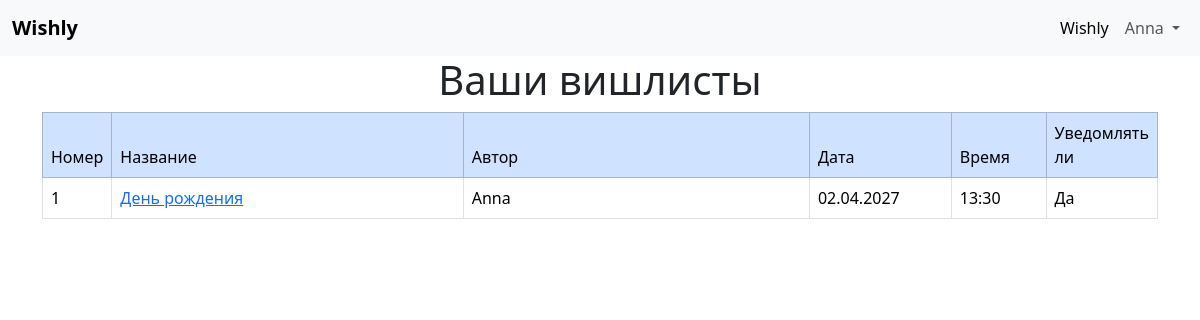
Page / (signed in) on the earlier database version.
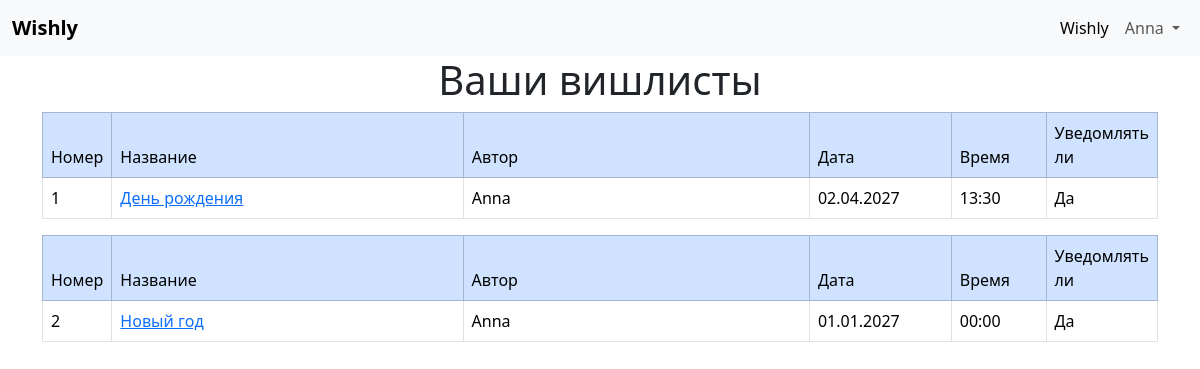
Same page on the later database version.
### data/users.py (models this page shows, shortened)
class User(SqlAlchemyBase, UserMixin, SerializerMixin):
    __tablename__ = 'users'
    id = sqlalchemy.Column(sqlalchemy.Integer,
                           primary_key=True, autoincrement=True)
    username = sqlalchemy.Column(sqlalchemy.String, unique=True, nullable=True)
    email = sqlalchemy.Column(sqlalchemy.String,
                              index=True, unique=True, nullable=True)
    hashed_password = sqlalchemy.Column(sqlalchemy.String, nullable=True)
    modified_date = sqlalchemy.Column(sqlalchemy.DateTime,
                                      default=date.today())
    lists = orm.relationship("Lists", back_populates='user')

### data/lists.py (models this page shows, shortened)
class Lists(SqlAlchemyBase, SerializerMixin):
    __tablename__ = 'lists'
    id = sqlalchemy.Column(sqlalchemy.Integer,
                           primary_key=True, autoincrement=True)
    feast = sqlalchemy.Column(sqlalchemy.String, nullable=True)
    date = sqlalchemy.Column(sqlalchemy.Date,
                                   default=datetime.date.today, nullable=True)
    time = sqlalchemy.Column(sqlalchemy.Time,
                             default=datetime.time(hour=13, minute=30), nullable=True)
    notification = sqlalchemy.Column(sqlalchemy.Boolean, default=True)
    user_id = sqlalchemy.Column(sqlalchemy.Integer, sqlalchemy.ForeignKey('users.id'))
    token = sqlalchemy.Column(sqlalchemy.String, unique=True, nullable=True)
    user = orm.relationship('User')

### main.py (the view)
@application.route('/')
def index():
    db_sess = db_session.create_session()
    lst = []
    names = []
    aut = False
    if current_user.is_authenticated:
        sub_lists = db_sess.query(Lists).join(
            ListSub, Lists.id == ListSub.list_id).filter(ListSub.user_id == current_user.id).all()
        lists = db_sess.query(Lists).filter(Lists.user_id == current_user.id).all()
        lst = sub_lists + lists
        users = db_sess.query(User).all()
        names = {item.id: f'{item.username}' for item in users}
        aut = True
    return render_template('index.html', lists=lst, names=names, aut=aut)

### data/db_session.py (called while the page is built)
def create_session() -> Session:
    global __factory
    return __factory()

### main.py (called while the page is built)
@login_manager.user_loader
def load_user(user_id):
    db_sess = db_session.create_session()
    return db_sess.query(User).get(user_id)

### templates/index.html (shortened to what this page needs)
{% extends "base.html" %}
{% block content %}
<h1 class="text-center">Ваши вишлисты</h1>
{% if lists %}
    {% for item in lists %}
    <div class="table_container">
        <table class="table table-bordered">
            <thead class="table-primary">
            <tr>
                <td class="title" width="50px" bgcolor="#dddddd">Номер</td>
                <td class="title" width="400px" bgcolor="#dddddd">Название</td>
                <td class="title" width="400px" bgcolor="#dddddd">Автор</td>
                <td class="title" width="150px" bgcolor="#dddddd">Дата</td>
                <td class="title" width="100px" bgcolor="#dddddd">Время</td>
                <td class="title" width="100px" bgcolor="#dddddd">Уведомлять ли</td>
            </tr>
            </thead>
            <tbody>
            <tr>
                <td class="ordinary" bgcolor="#eeeeff">{{ item.id }}</td>
                <td class="ordinary" bgcolor="#eeeeff"><a  href="/list{{ item.id }}">{{ item.feast.capitalize() }}</a></td>
                <td class="ordinary" bgcolor="#eeeeff">{{ names[item.user_id] }}</td>
                <td class="ordinary" bgcolor="#eeeeff">{{ item.date.strftime("%d.%m.%Y") }}</td>
                <td class="ordinary" bgcolor="#eeeeff">{{ item.time.strftime('%H:%M') }}</td>
                {% if item.notification %}
                <td class="ordinary" bgcolor="#eeffee">Да</td>
                {% else %}
                <td class="ordinary" bgcolor="#ffeeff">Нет</td>
                {% endif %}
            </tr>
            </tbody>
        </table>
    </div>
    {% endfor %}
{% endif %}
{% endblock %}

### templates/base.html (shortened to what this page needs)
<!doctype html>
<html lang="en">
<head>
    <link href="https://cdn.jsdelivr.net/npm/bootstrap@5.3.8/dist/css/bootstrap.min.css" rel="stylesheet"
>
    <link href="/static/css/style.css" rel="stylesheet">
</head>
<body>
<header>
    <nav class="navbar navbar-expand-sm bg-body-tertiary">
        <div class="container-fluid">
            <a class="navbar-brand " href="/"><strong>Wishly</strong></a>
            <div class="collapse navbar-collapse " id="navbarSupportedContent">
                <ul class="navbar-nav ms-auto">
                    <li class="nav-item">
                        <a class="nav-link active" aria-current="page" href="/">Wishly</a>
                    </li>
                    {% if current_user.is_authenticated %}
                    <li class="nav-item dropdown">
                        <a class="nav-link dropdown-toggle" href="#" role="button" data-bs-toggle="dropdown"
                           aria-expanded="false">
                            {{ current_user.username }}
                        </a>
                    </li>
                    {% endif %}
                </ul>
            </div>
        </div>
    </nav>
</header>
<main role="main" class="container">
    {% block content %}{% endblock %}
</main>
</body>
</html>

Differences in the rows shown:
added Lists: id "2", feast "Новый год", {{ names[item.user_id] }} "Anna", date "01.01.2027", time "00:00", notification "Да"
